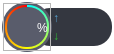
<?xml version="1.0" encoding="UTF-8"?>
<ui version="4.0">
 <class>center</class>
 <widget class="QWidget" name="center">
  <property name="geometry">
   <rect>
    <x>0</x>
    <y>0</y>
    <width>114</width>
    <height>54</height>
   </rect>
  </property>
  <property name="minimumSize">
   <size>
    <width>114</width>
    <height>54</height>
   </size>
  </property>
  <property name="maximumSize">
   <size>
    <width>114</width>
    <height>54</height>
   </size>
  </property>
  <property name="cursor">
   <cursorShape>PointingHandCursor</cursorShape>
  </property>
  <property name="windowTitle">
   <string>Form</string>
  </property>
  <property name="toolTip">
   <string>行動是治癒恐懼的良藥，而猶豫、拖延將不斷滋養恐懼</string>
  </property>
  <property name="styleSheet">
   <string notr="true">QWidget#center{
background-color: rgba(255, 255, 255, 0);
}
QWidget:hover#center{
border-image: url(:/icons/guanjia_shadow_hoverd.png);
}
QWidget#center{
border-image: url(:/icons/guanjia_shadow_normal.png);
}</string>
  </property>
  <widget class="QFrame" name="frame">
   <property name="geometry">
    <rect>
     <x>2</x>
     <y>2</y>
     <width>50</width>
     <height>50</height>
    </rect>
   </property>
   <property name="minimumSize">
    <size>
     <width>50</width>
     <height>50</height>
    </size>
   </property>
   <property name="maximumSize">
    <size>
     <width>50</width>
     <height>50</height>
    </size>
   </property>
   <property name="styleSheet">
    <string notr="true">background-color: #595c6b;
border-radius: 25px;</string>
   </property>
   <property name="frameShape">
    <enum>QFrame::StyledPanel</enum>
   </property>
   <property name="frameShadow">
    <enum>QFrame::Raised</enum>
   </property>
  </widget>
  <widget class="QFrame" name="frame_2">
   <property name="geometry">
    <rect>
     <x>5</x>
     <y>5</y>
     <width>44</width>
     <height>44</height>
    </rect>
   </property>
   <property name="minimumSize">
    <size>
     <width>44</width>
     <height>44</height>
    </size>
   </property>
   <property name="maximumSize">
    <size>
     <width>44</width>
     <height>44</height>
    </size>
   </property>
   <property name="styleSheet">
    <string notr="true">background-color: qconicalgradient(cx:0.5, cy:0.5, angle:90, stop:0 red, stop:0.5 yellow stop:1 #00ffff);
border-radius: 21px;</string>
   </property>
   <property name="frameShape">
    <enum>QFrame::StyledPanel</enum>
   </property>
   <property name="frameShadow">
    <enum>QFrame::Raised</enum>
   </property>
  </widget>
  <widget class="QFrame" name="memColorFrame">
   <property name="geometry">
    <rect>
     <x>3</x>
     <y>3</y>
     <width>48</width>
     <height>48</height>
    </rect>
   </property>
   <property name="minimumSize">
    <size>
     <width>48</width>
     <height>48</height>
    </size>
   </property>
   <property name="maximumSize">
    <size>
     <width>48</width>
     <height>48</height>
    </size>
   </property>
   <property name="frameShape">
    <enum>QFrame::StyledPanel</enum>
   </property>
   <property name="frameShadow">
    <enum>QFrame::Raised</enum>
   </property>
  </widget>
  <widget class="QLabel" name="memUse">
   <property name="geometry">
    <rect>
     <x>7</x>
     <y>7</y>
     <width>40</width>
     <height>40</height>
    </rect>
   </property>
   <property name="minimumSize">
    <size>
     <width>40</width>
     <height>40</height>
    </size>
   </property>
   <property name="maximumSize">
    <size>
     <width>40</width>
     <height>40</height>
    </size>
   </property>
   <property name="styleSheet">
    <string notr="true">background-color: #595c6b;
border-radius: 19px;
font: 16pt &quot;华文细黑&quot;;
color: rgb(223, 223, 223);</string>
   </property>
   <property name="alignment">
    <set>Qt::AlignCenter</set>
   </property>
  </widget>
  <widget class="QFrame" name="frame_4">
   <property name="geometry">
    <rect>
     <x>32</x>
     <y>8</y>
     <width>80</width>
     <height>38</height>
    </rect>
   </property>
   <property name="minimumSize">
    <size>
     <width>80</width>
     <height>38</height>
    </size>
   </property>
   <property name="maximumSize">
    <size>
     <width>80</width>
     <height>3</height>
    </size>
   </property>
   <property name="styleSheet">
    <string notr="true">background-color: #343740;
border-radius: 18px;
</string>
   </property>
   <property name="frameShape">
    <enum>QFrame::StyledPanel</enum>
   </property>
   <property name="frameShadow">
    <enum>QFrame::Raised</enum>
   </property>
   <layout class="QHBoxLayout" name="horizontalLayout">
    <property name="spacing">
     <number>0</number>
    </property>
    <property name="leftMargin">
     <number>21</number>
    </property>
    <property name="topMargin">
     <number>1</number>
    </property>
    <property name="rightMargin">
     <number>15</number>
    </property>
    <property name="bottomMargin">
     <number>1</number>
    </property>
    <item>
     <layout class="QVBoxLayout" name="verticalLayout">
      <property name="spacing">
       <number>0</number>
      </property>
      <item>
       <widget class="QLabel" name="label">
        <property name="styleSheet">
         <string notr="true">font: 700 7pt &quot;Microsoft YaHei UI&quot;;
color: #549eca;</string>
        </property>
        <property name="text">
         <string>↑</string>
        </property>
        <property name="alignment">
         <set>Qt::AlignCenter</set>
        </property>
       </widget>
      </item>
      <item>
       <widget class="QLabel" name="label_2">
        <property name="maximumSize">
         <size>
          <width>16777215</width>
          <height>16777215</height>
         </size>
        </property>
        <property name="styleSheet">
         <string notr="true">font: 7pt &quot;Microsoft YaHei UI&quot;;
color: #2fb634;</string>
        </property>
        <property name="text">
         <string>↓</string>
        </property>
        <property name="alignment">
         <set>Qt::AlignCenter</set>
        </property>
       </widget>
      </item>
     </layout>
    </item>
    <item>
     <spacer name="horizontalSpacer">
      <property name="orientation">
       <enum>Qt::Horizontal</enum>
      </property>
      <property name="sizeHint" stdset="0">
       <size>
        <width>40</width>
        <height>20</height>
       </size>
      </property>
     </spacer>
    </item>
    <item>
     <layout class="QVBoxLayout" name="verticalLayout_2">
      <property name="spacing">
       <number>0</number>
      </property>
      <item>
       <widget class="QLabel" name="netUp">
        <property name="styleSheet">
         <string notr="true">font: 7pt &quot;Microsoft YaHei UI&quot;;
color: rgb(223, 223, 223);</string>
        </property>
        <property name="alignment">
         <set>Qt::AlignRight|Qt::AlignTrailing|Qt::AlignVCenter</set>
        </property>
       </widget>
      </item>
      <item>
       <widget class="QLabel" name="netDown">
        <property name="styleSheet">
         <string notr="true">font: 7pt &quot;Microsoft YaHei UI&quot;;
color: rgb(223, 223, 223);</string>
        </property>
        <property name="alignment">
         <set>Qt::AlignRight|Qt::AlignTrailing|Qt::AlignVCenter</set>
        </property>
       </widget>
      </item>
     </layout>
    </item>
   </layout>
  </widget>
  <widget class="QLabel" name="label_3">
   <property name="geometry">
    <rect>
     <x>37</x>
     <y>20</y>
     <width>16</width>
     <height>16</height>
    </rect>
   </property>
   <property name="styleSheet">
    <string notr="true">color: rgb(255, 255, 255);
font: 6pt &quot;Microsoft YaHei UI&quot;;</string>
   </property>
   <property name="text">
    <string>%</string>
   </property>
  </widget>
  <zorder>frame_4</zorder>
  <zorder>frame</zorder>
  <zorder>frame_2</zorder>
  <zorder>memColorFrame</zorder>
  <zorder>memUse</zorder>
  <zorder>label_3</zorder>
 </widget>
 <resources/>
 <connections/>
</ui>
